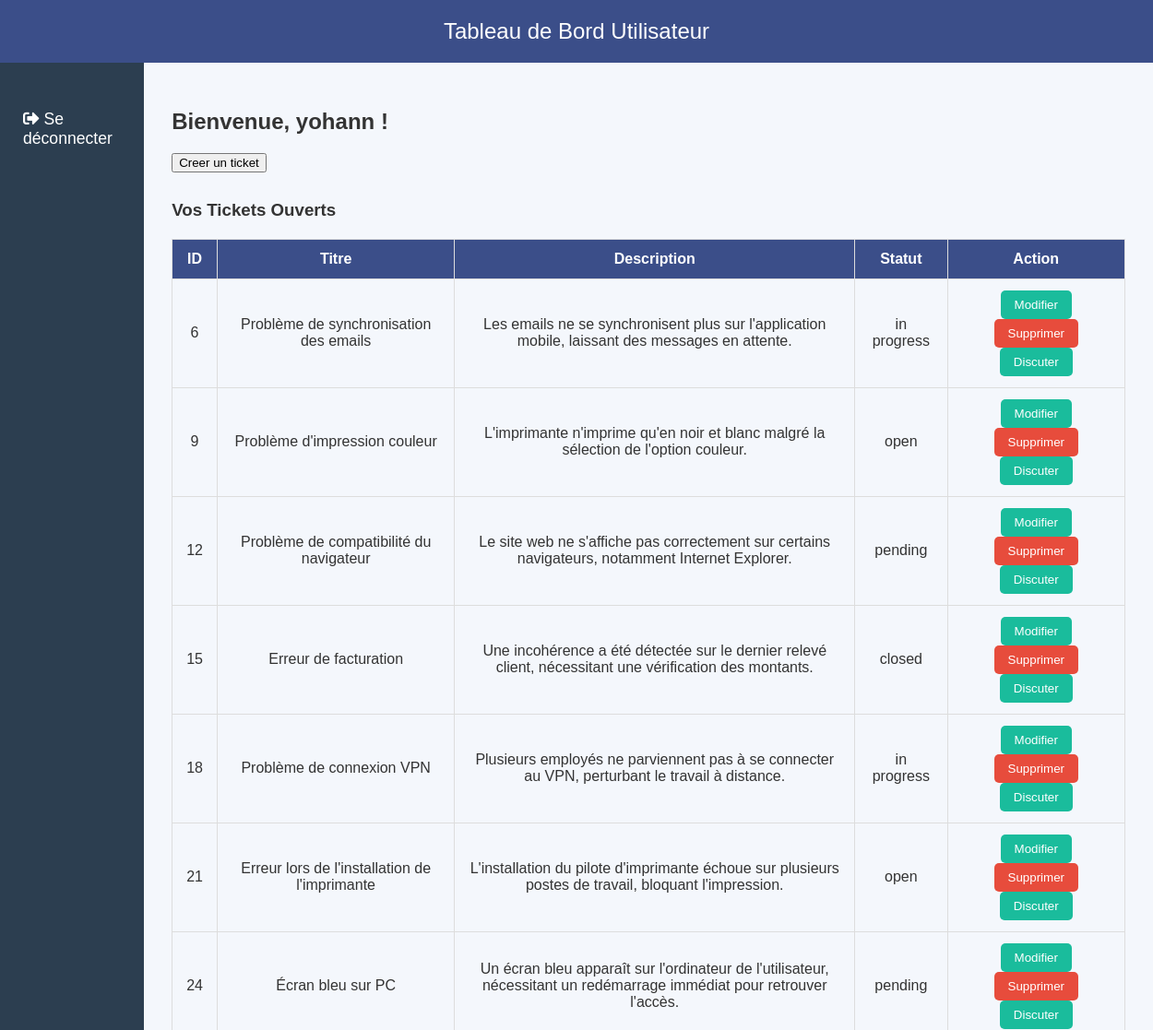
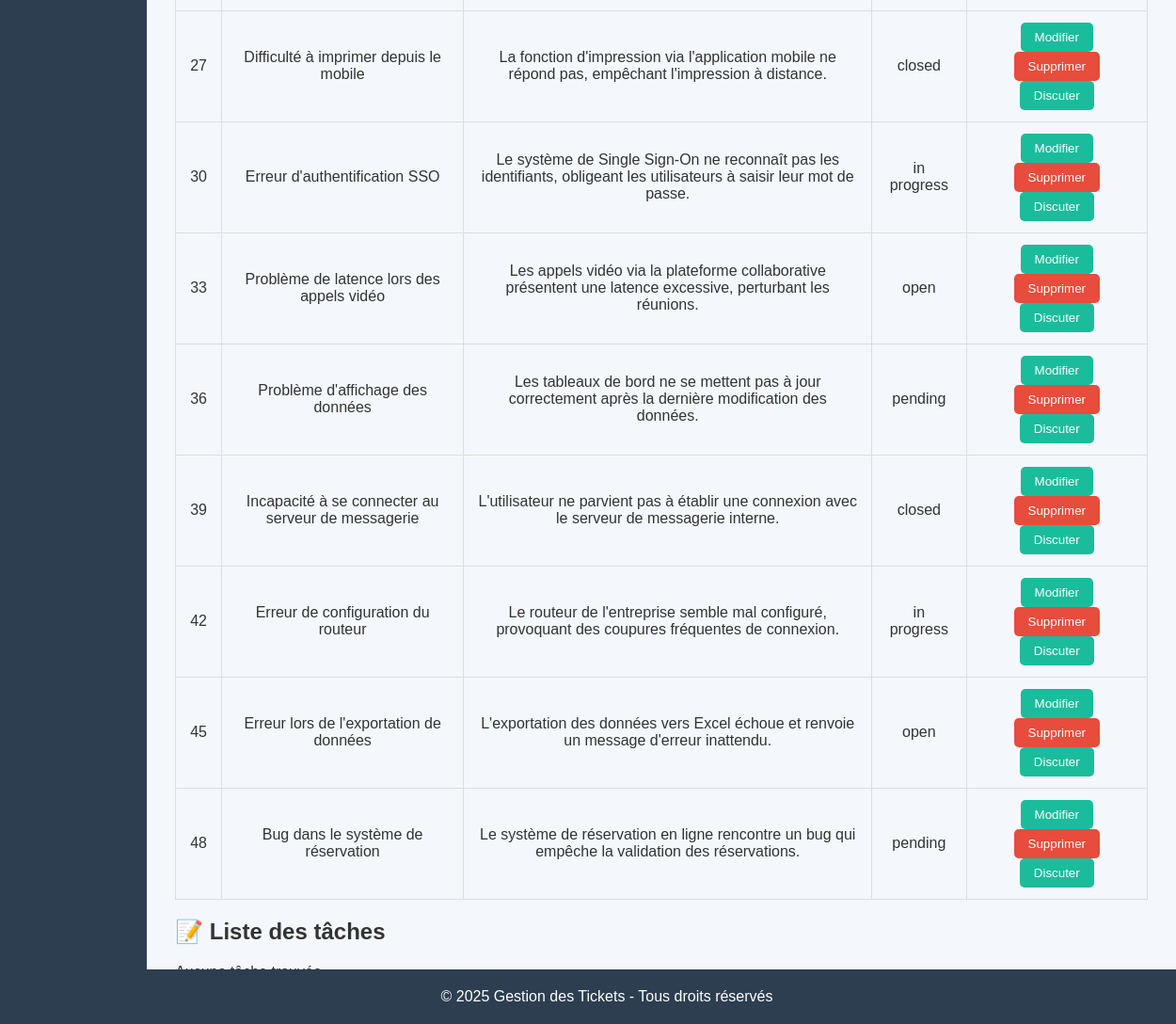
The app's page / (signed in) with its own data (2 pictures, top to bottom).
### app.py (models this page shows, shortened)
class User(db.Model):
    id = db.Column(db.Integer, primary_key=True)
    username = db.Column(db.String(20), unique=True, nullable=False)
    password = db.Column(db.String(60), nullable=False)
    role = db.Column(db.String(60), nullable=True)
    tasks = db.relationship('Task', backref='user', lazy=True)
    tickets = db.relationship('Ticket', backref='user', lazy=True)

class Ticket(db.Model):
    id = db.Column(db.Integer, primary_key=True)
    user_id = db.Column(db.Integer, db.ForeignKey('user.id'), nullable=False)  # Clé étrangère
    title = db.Column(db.String(100), nullable=False)
    description = db.Column(db.Text, nullable=False)
    status = db.Column(db.String(50), nullable=False, default="open")  # Exemple : ouvert, en cours, fermé

### app.py (the view, shortened to what this page needs)
@app.route('/')
def index():
    try:
        if session['role']:
            tasks = Task.query.all()
            tickets = db.session.query(Ticket.id, Ticket.title, Ticket.description, Ticket.status, User.username, User.id.label("user_id")) \
                                .join(User, Ticket.user_id == User.id).all()
            total_users = User.query.count()
            total_tickets = Ticket.query.count()
            open_tickets = Ticket.query.filter_by(status="open").count()
            closed_tickets = Ticket.query.filter_by(status="closed").count()
            in_progress_tickets = Ticket.query.filter_by(status="in progress").count()
            pending_tickets = Ticket.query.filter_by(status="pending").count()
            if session['role'] == "user":
                tasks = Task.query.filter_by(user_id=session["user_id"]).all()
                ticket = Ticket.query.filter_by(user_id=session["user_id"]).all()
                print(ticket)
                return render_template('index.html',tasks = tasks,tickets = ticket)
    except:
        return redirect(url_for('login'))
    return redirect(url_for('login'))

### app.py (called while the page is built)
@login_manager.user_loader
def load_user(user_id):
    return User.query.get(user_id)

### templates/index.html (shortened to what this page needs)
{% if session['role'] %}
{% if session['role'] == 'user' %}
<!DOCTYPE html>
<html lang="fr">
<head>
    <link rel="stylesheet" href="https://cdnjs.cloudflare.com/ajax/libs/font-awesome/5.15.4/css/all.min.css" />
    <link rel="stylesheet" href="https://cdnjs.cloudflare.com/ajax/libs/animate.css/4.1.1/animate.min.css"/>
</head>
<body>
<header>
    Tableau de Bord Utilisateur
</header>
<div class="container">
    <nav class="sidebar">
        <ul>
           <li><a href="{{ url_for('logout') }}"><i class="fas fa-sign-out-alt"></i> Se déconnecter</a></li>
        </ul>
    </nav>
    <main class="main-content">
        <div class="user-info">
            <h2>Bienvenue, {{ session['username'] }} !</h2>
            <p><a href="{{url_for('tickets')}}"><button>Creer un ticket</button></a></p>
        </div>
        <div class="ticket-list">
            <h3>Vos Tickets Ouverts</h3>
            <table>
                <thead>
                    <tr>
                        <th>ID</th>
                        <th>Titre</th>
                        <th>Description</th>
                        <th>Statut</th>
                        <th>Action</th>
                    </tr>
                </thead>
                <tbody>
                    {% for ticket in tickets %}
                    <tr>
                        <td>{{ ticket.id }}</td>
                        <td>{{ ticket.title }}</td>
                        <td>{{ ticket.description }}</td>
                        <td>{{ ticket.status }}</td>
                        <td>
                            <a href="{{ url_for('edit_ticket', ticket_id=ticket.id) }}">
                                <button class="btn">Modifier</button>
                            </a>
                            <a href="{{ url_for('delete_ticket', ticket_id=ticket.id) }}">
                                <button class="btn btn-danger">Supprimer</button>
                            </a>
                            <a href="{{ url_for('ticket_view', ticket_id=ticket.id) }}">
                                <button class="btn btn-delete">Discuter</button>
                            </a>
                        </td>
                    </tr>
                    {% endfor %}
                </tbody>
            </table>
        </div>
        <div class="bg-white shadow-lg rounded-lg p-8 w-full max-w-2xl">
                <h2 class="text-2xl font-bold text-center text-gray-700 mb-6">📝 Liste des tâches</h2>
                {% if tasks %}
                <div class="overflow-x-auto">
                    <table class="w-full border-collapse fade-in">
                        <thead>
                            <tr class="bg-blue-600 text-white">
                                <th class="p-3 text-left">ID</th>
                                <th class="p-3 text-left">Contenu</th>
                            </tr>
                        </thead>
                        <tbody>
                            {% for task in tasks %}
                            <tr class="border-b">
                                <td class="p-3">{{ task.id }}</td>
                                <td class="p-3">{{ task.content }}</td>
                                <td class="p-3">
                                </td>
                            </tr>
                            {% endfor %}
                        </tbody>
                    </table>
                </div>
                {% else %}
                <p class="text-center text-gray-600 text-lg">Aucune tâche trouvée.</p>
                {% endif %}
            </div>
    </main>
</div>
<div class="footer">
    © 2025 Gestion des Tickets - Tous droits réservés
</div>
</body>
</html>
</body>
</html>
{% endif %}
{% else %}
<p>Salut</p>
{% endif %}

### templates/index.html (style rules this page uses)
body { font-family: 'Arial', sans-serif; margin: 0; padding: 0; background-color: #f4f7fc; color: #333; }
header { background-color: #3b4e89; color: white; padding: 20px 40px; text-align: center; font-size: 1.5em; }
.container { display: flex; min-height: 100vh; }
.sidebar { width: 240px; background-color: #2c3e50; color: white; padding-top: 20px; padding-left: 10px; }
.sidebar ul { list-style-type: none; padding: 0; }
.sidebar ul li { padding: 15px; text-align: left; transition: 0.3s ease; }
.sidebar ul li a { color: white; text-decoration: none; font-size: 1.1em; }
.main-content { flex-grow: 1; padding: 30px; }
.footer { text-align: center; padding: 20px; background-color: #2c3e50; color: white; position: absolute; bottom: 0; width: 100%; }
.user-info { margin-bottom: 30px; }
.ticket-list { margin-top: 30px; }
.ticket-list table { width: 100%; border-collapse: collapse; margin-top: 20px; }
.ticket-list table, th, td { border: 1px solid #ddd; }
.ticket-list th, .ticket-list td { padding: 12px 15px; text-align: center; }
.ticket-list th { background-color: #3b4e89; color: white; }
.ticket-list .btn { padding: 8px 15px; border: none; border-radius: 5px; background-color: #1abc9c; color: white; cursor: pointer; }
.ticket-list .btn-danger { background-color: #e74c3c; }

### records on screen
User: username "yohann"
Ticket: id "6", title "Problème de synchronisation des emails", description "Les emails ne se synchronisent plus sur l'application mobile, laissant des messages en attente.", status "in progress"
Ticket: id "9", title "Problème d'impression couleur", description "L'imprimante n'imprime qu'en noir et blanc malgré la sélection de l'option couleur.", status "open"
Ticket: id "12", title "Problème de compatibilité du navigateur", description "Le site web ne s'affiche pas correctement sur certains navigateurs, notamment Internet Explorer.", status "pending"
Ticket: id "15", title "Erreur de facturation", description "Une incohérence a été détectée sur le dernier relevé client, nécessitant une vérification des montants.", status "closed"
Ticket: id "18", title "Problème de connexion VPN", description "Plusieurs employés ne parviennent pas à se connecter au VPN, perturbant le travail à distance.", status "in progress"
Ticket: id "21", title "Erreur lors de l'installation de l'imprimante", description "L'installation du pilote d'imprimante échoue sur plusieurs postes de travail, bloquant l'impression.", status "open"
Ticket: id "24", title "Écran bleu sur PC", description "Un écran bleu apparaît sur l'ordinateur de l'utilisateur, nécessitant un redémarrage immédiat pour retrouver l'accès.", status "pending"
Ticket: id "27", title "Difficulté à imprimer depuis le mobile", description "La fonction d'impression via l'application mobile ne répond pas, empêchant l'impression à distance.", status "closed"
Ticket: id "30", title "Erreur d'authentification SSO", description "Le système de Single Sign-On ne reconnaît pas les identifiants, obligeant les utilisateurs à saisir leur mot de passe.", status "in progress"
Ticket: id "33", title "Problème de latence lors des appels vidéo", description "Les appels vidéo via la plateforme collaborative présentent une latence excessive, perturbant les réunions.", status "open"
Ticket: id "36", title "Problème d'affichage des données", description "Les tableaux de bord ne se mettent pas à jour correctement après la dernière modification des données.", status "pending"
Ticket: id "39", title "Incapacité à se connecter au serveur de messagerie", description "L'utilisateur ne parvient pas à établir une connexion avec le serveur de messagerie interne.", status "closed"
Ticket: id "42", title "Erreur de configuration du routeur", description "Le routeur de l'entreprise semble mal configuré, provoquant des coupures fréquentes de connexion.", status "in progress"
Ticket: id "45", title "Erreur lors de l'exportation de données", description "L'exportation des données vers Excel échoue et renvoie un message d'erreur inattendu.", status "open"
Ticket: id "48", title "Bug dans le système de réservation", description "Le système de réservation en ligne rencontre un bug qui empêche la validation des réservations.", status "pending"
